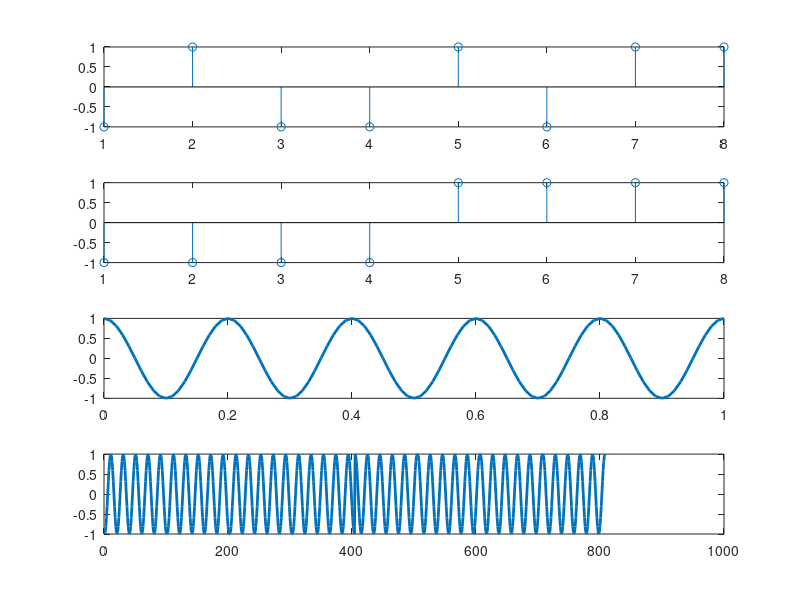
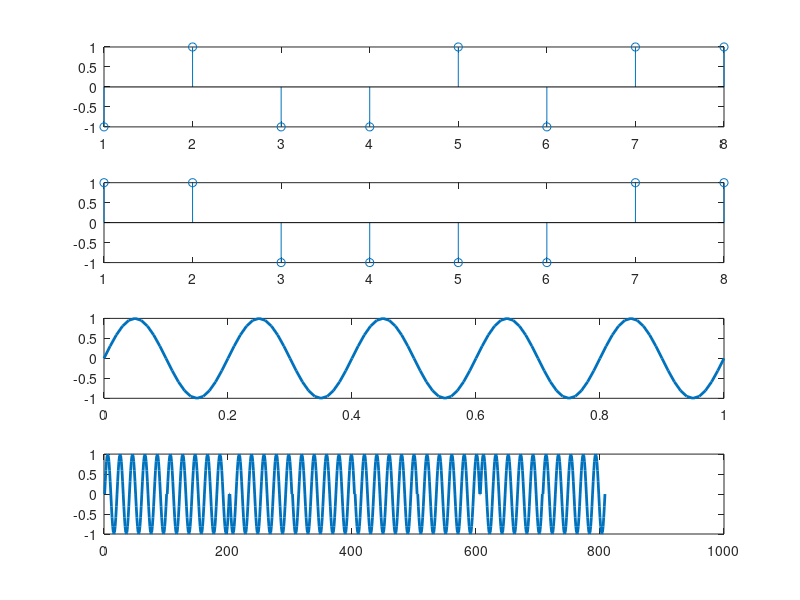
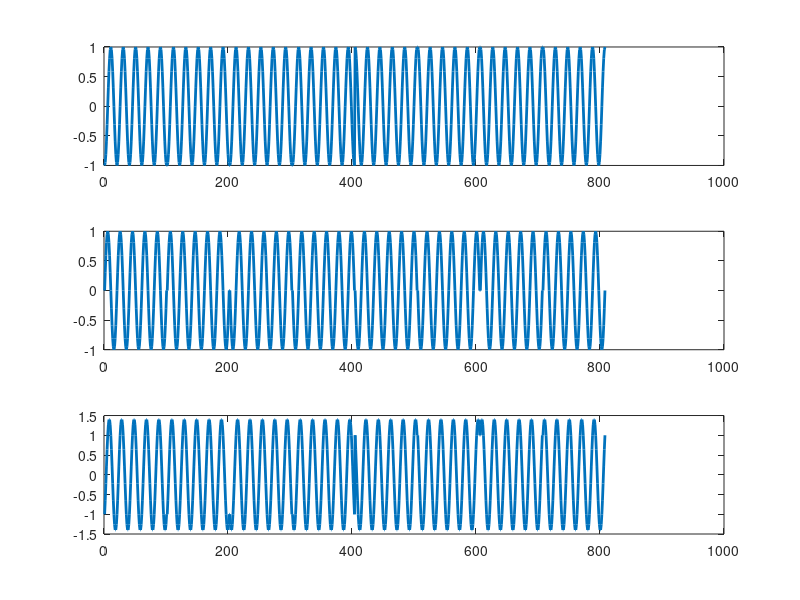
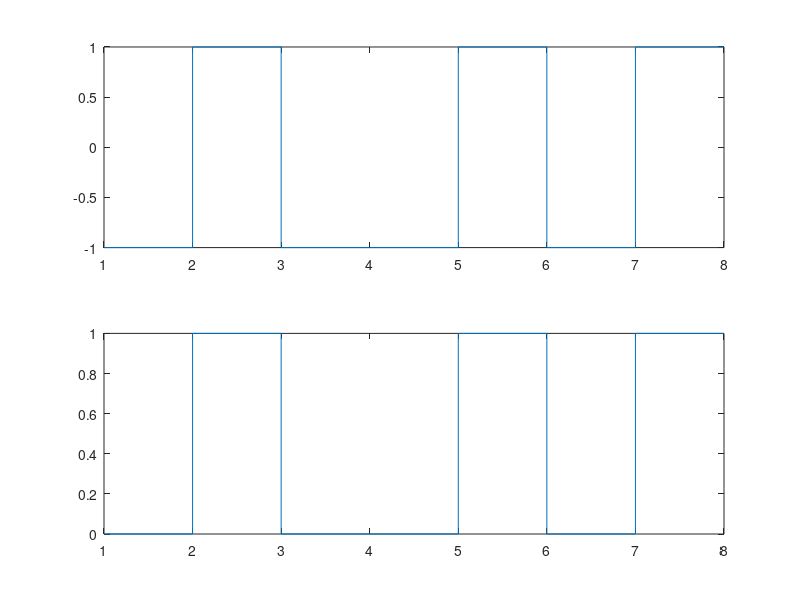

MATLAB code for these plots, in order:
clc;clear all;close all;
t=0:0.01:1
fc=5
msg=[0 1 0 0 1 0 1 1]
for i=1:length(msg)
    if(msg(i)==0)
        msg(i)=-1;
    end
end
k=1
d1=[]
d2=[]
for i=1:2:length(msg)
    d1(k)=msg(i);
    d1(k+1)=msg(i);
    k=k+2;
end
k=1
for i=2:2:length(msg)
    d2(k)=msg(i);
    d2(k+1)=msg(i)
    k=k+2
end
c1=cos(2*pi*fc*t)
c2=sin(2*pi*fc*t)
odd=[]
even=[]
m=1
for i=1:length(d1)
    for k=1:length(c1)
        qpsk_odd(m)=d1(i)*c1(k);
        m=m+1;
    end
end
m=1
for i=1:length(d2)
    for k=1:length(c2)
        qpsk_even(m)=d2(i)*c2(k);
        m=m+1;
    end
end
qpsk=[]
for i=1:length(qpsk_odd)
    qpsk(i)=qpsk_even(i)+qpsk_odd(i);
end
figure
set(gcf,'color','white')
subplot(411)
stem(msg)
subplot(412)
stem(d1)
subplot(413)
plot(t,c1,'LineWidth',2)
subplot(414)
plot(qpsk_odd,'LineWidth',2)
figure
set(gcf,'color','white')
subplot(411)
stem(msg)
subplot(412)
stem(d2)
subplot(413)
plot(t,c2,'LineWidth',2)
subplot(414)
plot(qpsk_even,'LineWidth',2)
figure
set(gcf,'color','white')
subplot(311)
plot(qpsk_odd,'LineWidth',2)
subplot(312)
plot(qpsk_even,'LineWidth',2)
subplot(313)
plot(qpsk,'LineWidth',2)
lc1=length(c1)
A=[]
for i=1:8
    if sum(c1.*qpsk(1+lc1*(i-1):lc1*i))>0.5
        A=[A 1];
    else
        A=[A 0];
    end
end
lc2=length(c2)
B=[]
for i=1:8
    if sum(c2.*qpsk(1+lc2*(i-1):lc2*i))>0.5
        B=[B 1];
    else
        B=[B 0];
    end
end
demodout=[]
k=1
for i=1:2:length(msg)
    demodout(k)=A(i);
    demodout(k+1)=B(i);
    k=k+2
end
figure
set(gcf,'color','white')
subplot(211)
stairs(msg)
subplot(212)
stairs(demodout)
